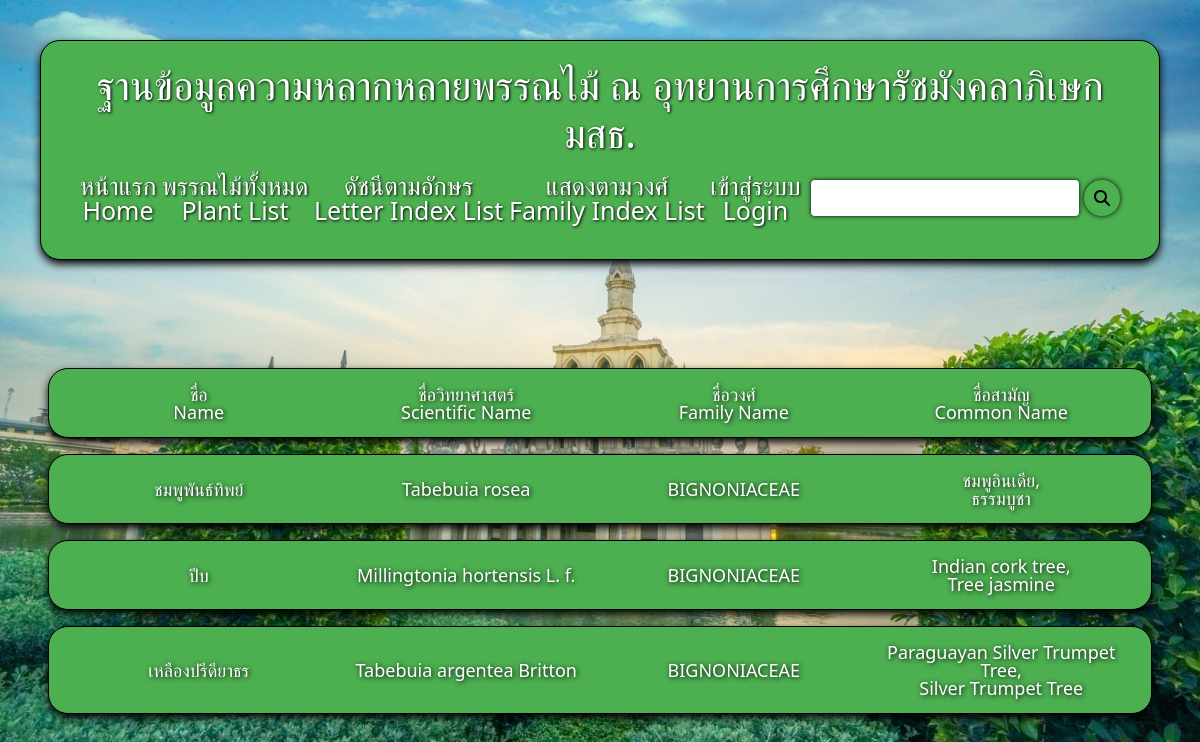
The app's page /familyNameSort/BIGNONIACEAE with its own data.
### application/models.py (models this page shows, shortened)
class plant(models.Model):
    name = models.CharField(max_length=100)
    scientificName = models.CharField(max_length=100)
    familyNameList = models.ManyToManyField("familyName", related_name="famName", blank=True)
    commonNameList = models.ManyToManyField("commonName", related_name="comName", blank=True)
    uses = models.TextField(null=True, blank=True)
    characteristic = models.TextField(null=True, blank=True)
    distribution = models.TextField(null=True, blank=True)
    habitat = models.TextField(null=True, blank=True)
    care = models.TextField(null=True, blank=True)
    location = models.TextField(null=True, blank=True)
    references = models.URLField(null=True, blank=True)
    plantImageList = models.ManyToManyField("plantImage", related_name="plantImg", blank=True)

class familyName(models.Model):
    familyName = models.CharField(max_length=255)
    def __str__(self):
        return f"{self.familyName}"

class commonName(models.Model):
    commonName = models.CharField(max_length=255)
    def __str__(self):
        return f"{self.commonName}"

### application/views.py (the view)
# urls.py: path("familyNameSort/<str:familyName>", views.familyNameSort, name="familyNameSort"),
def familyNameSort(request, familyName):
    allPlant = plant.objects.filter(familyNameList__familyName=familyName).order_by('id')
    title = "Familyname: " + familyName
    paginator = Paginator(allPlant, 20)
    page_number = request.GET.get('page')
    venues = paginator.get_page(page_number)
    return render(request, "application/result.html", {"venues" : venues , "title" : title})

### application/templates/application/result.html
{% extends "application/layout.html" %}
{% block body %}
    {% include "application/list.html" %}
{% endblock %}

### application/templates/application/list.html (shortened to what this page needs)
{% load static %}
{% block extra_css %}
    <link rel="stylesheet" href="{% static 'application/css/list.css'%}">
    <link rel="stylesheet" href="{% static 'application/css/nav.css'%}">
{% endblock %}
{% block body %}
    {% include "application/nav.html" %}
    <div class="list-container" id="list">
        <div class="row p-3 row-display mt-3 mb-3">
            <div class="col list-title-container">
                <p>ชื่อ</p>
                <p>Name</p>
            </div>
            <div class="col list-title-container">
                <p>ชื่อวิทยาศาสตร์</p>
                <p>Scientific Name</p>
            </div>
            <div class="col list-title-container">
                <p>ชื่อวงศ์</p>
                <p>Family Name</p>
            </div>
            <div class="col list-title-container">
                <p>ชื่อสามัญ</p>
                <p>Common Name</p>
            </div>
        </div>
        {% for plant in venues %}
            <a href="{% url 'plant' id=plant.id %}" class="plant">
                <div class="row p-3 row-display mt-3 mb-3">
                    <div class="col list-item-container">
                        <p>{{ plant.name }}</p>
                    </div>
                    <div class="col list-item-container">
                        <p>{{ plant.scientificName }}</p>
                    </div>
                    <div class="col list-item-container">
                        {% if plant.familyNameList.exists %}
                            {% for name in plant.familyNameList.all|slice:":2" %}
                                <p>{{ name }}{% if not forloop.last %},{% endif %}</p>
                            {% endfor %}
                        {% else %}
                            <p>-</p>
                        {% endif %}
                    </div>
                    <div class="col list-item-container">
                        {% if plant.commonNameList.exists %}
                            {% for name in plant.commonNameList.all|slice:":2" %}
                                <p>{{ name }}{% if not forloop.last %},{% endif %}</p>
                            {% endfor %}
                        {% else %}
                            <p>-</p>
                        {% endif %}
                    </div>
                </div>
            </a>
        {% endfor %}
    </div>
    {% include "application/nav.html" %}
{% endblock %}

### application/static/application/css/layout.css (style rules this page uses)
html, body, div, span, applet, object, iframe, h1, h2, h3, h4, h5, h6, p, blockquote, pre, a, abbr, acronym, address, big, cite, code, del, dfn, em, img, ins, kbd, q, s, samp, small, strike, strong, sub, sup, tt, var, b, u, i, center, dl, dt, dd, ol, ul, li, fieldset, form, label, legend, table, caption, tbody, tfoot, thead, tr, th, td, article, aside, canvas, details, embed, figure, figcaption, footer, header, hgroup, menu, nav, output, ruby, section, summary, time, mark, audio, video { margin: 0; padding: 0; border: 0; }
body { line-height: 1; height: 100%; width: 100%; background: url("/static/application/images/background.jpg"); background-size: cover; background-position: center; background-repeat: no-repeat; background-attachment: fixed; }

### application/static/application/css/list.css (style rules this page uses)
.list-container { width: 75%; margin: 0 auto; }
.row-display { display: flex; align-items: center; text-align: center; background: #4CAF50; border-radius: 20px; border: 1px solid black; box-shadow: 0 4px 8px rgba(0, 0, 0, 1); }
.list-title-container p { font-size: 25px; color: #fff; text-shadow: 1px 1px 5px rgba(0, 0, 0, 1); }
.list-item-container p { font-size: 18px; color: #fff; text-shadow: 1px 1px 5px rgba(0, 0, 0, 1); }
.plant { text-decoration: none; color: inherit; }
@media only screen and (max-width: 1350px) { .list-container { width: 100%; } }
@media only screen and (max-width: 1350px) { .list-title-container p { font-size: 18px; } }

### records on screen
plant: name "ชมพูพันธ์ทิพย์", scientificName "Tabebuia rosea"
familyName: familyName "BIGNONIACEAE"
commonName: commonName "ชมพูอินเดีย"
commonName: commonName "ธรรมบูชา"
plant: name "ปีบ", scientificName "Millingtonia hortensis L. f."
commonName: commonName "Indian cork tree"
commonName: commonName "Tree jasmine"
plant: name "เหลืองปรีดียาธร", scientificName "Tabebuia argentea Britton"
commonName: commonName "Paraguayan Silver Trumpet Tree"
commonName: commonName "Silver Trumpet Tree"
